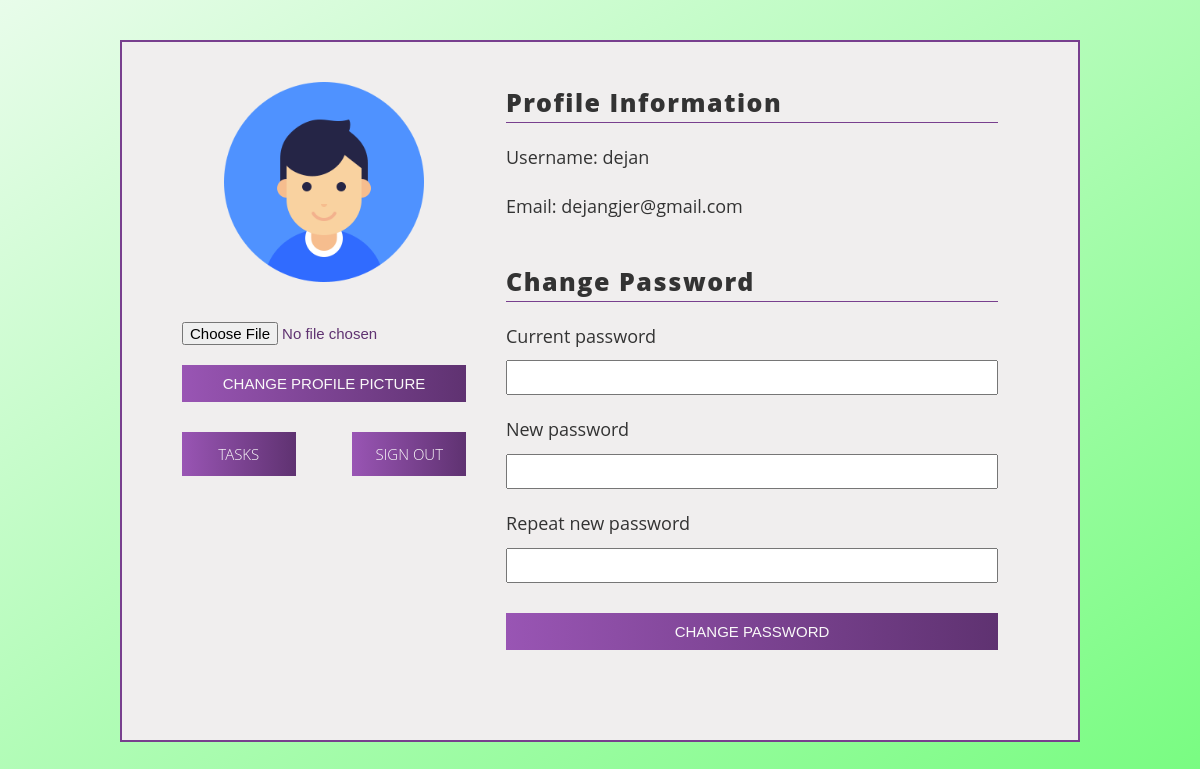
Screenshot of /profile.php (signed in) with the database file from the repository.
### tables this page shows
CREATE TABLE `users` (
  `id` int(11) NOT NULL,
  `username` varchar(50) NOT NULL,
  `password` varchar(255) NOT NULL,
  `email` varchar(100) NOT NULL,
  `image` varchar(200) NOT NULL DEFAULT 'default.png'
);

### db_utils.php (called while the page is built, shortened)
<?php
require_once("classes/User.php");
class Database{
	private $conn;
	public function __construct($configFile = "config.ini") {
		if($config = parse_ini_file($configFile)) {
			$host = $config["host"];
			$database = $config["database"];
			$user = $config["user"];
			$password = $config["password"];
			$this->conn = new PDO("mysql:host=$host;dbname=$database", $user, $password);
		}
		else
			exit("Missing configuration file.");
		$this->conn->setAttribute(PDO::ATTR_ERRMODE, PDO::ERRMODE_EXCEPTION);
	}
	public function getUserById($id){
		$sql = "SELECT * FROM ".TBL_USERS." WHERE ".COL_USERS_ID." = :id";
		$result = null;
		try {
			$st = $this->conn->prepare($sql);
			$st->bindValue(":id", $id);
			$st->execute();
			$match = $st->fetch(PDO::FETCH_ASSOC);
			if(!empty($match)){
				$result = new User($match[COL_USERS_ID], $match[COL_USERS_USERNAME], $match[COL_USERS_PASSWORD], $match[COL_USERS_EMAIL], $match[COL_USERS_IMAGE]);
			}
		} catch (PDOException $e) {
				echo $e->getMessage();
		}
		return $result;
	}
}

### classes/User.php (called while the page is built, shortened)
<?php
class User{
	private $username;
	private $email;
	private $image;
	public function __construct($id, $username, $password, $email, $image="default.png"){
		$this->username = $username;
		$this->email = $email;
		$this->image = $image;
	}
	public function getUsername(){
		return $this->username;
	}
	public function getEmail(){
		return $this->email;
	}
	public function getImage(){
		return $this->image;
	}
}

### profile.php (the view, shortened to what this page needs)
<?php
require_once("db_utils.php");
if(!isset($_SESSION["user_id"])){
	header("Location: /authentication/login.php");
} else {
	$db = new Database();
	$user = $db->getUserById($_SESSION["user_id"]);
?>
<!DOCTYPE html>
<html>
<head>
	<link rel="stylesheet" href="css/profile.css">
</head>
<body>
	<div class="container">
		<div class="div_image">
			<?php
				echo "<img src=\"images/profile_pictures/".$user->getImage()."\">";
			?>
			<form method="POST" enctype="multipart/form-data">
				<input type="file" name="photo" id="photo" value="" />
				<div style="clear: both;">
					<input class="button" type="submit" name="changeImage" value="Change profile picture" />
				</div>
			</form>
			<div class="down">
			<?php
				echo "<a href=\"/index.php\">Tasks</a>";
				echo "<a href=\"/authentication/signout.php\">Sign out</a>";
			?>
			</div>
		</div>
		<div class="div_info">
			<div class="subdiv">
				<h2 class="section_header">Profile Information</h2>
				<?php
					echo "<h2 class=\"text\">Username: ".$user->getUsername()."</h2>";
					echo "<h2 class=\"text\">Email: ".$user->getEmail()."</h2>";
				?>
			</div>
			<div class="subdiv">
				<h2 class="section_header">Change Password</h2>
				<form method="POST">
					<label for="old_password">Current password</label>
					<input type="password" name="old_password" required>
					<label for="new_password">New password</label>
					<input type="password" minlength="5" name="new_password" required>
					<label for="new_password_repeat">Repeat new password</label>
					<input type="password" minlength="5" name="new_password_repeat" required>
					<input type="submit" class="button" name="change_password" value="Change Password">
				</form>
			</div>
		</div>
	</div>
	<?php
	}
	?>
</body>

### css/profile.css (style rules this page uses)
:root { --color-primary: #783F8E; --color-primary-light: #9955B4; --color-primary-dark: #5F3271; --color-grey-dark: #222; --color-grey-dark-1: #333; --color-grey-dark-2: #777; --color-grey-dark-3: #999; --color-grey-light-1: #faf9f9; --color-grey-light-2: #f4f2f2; --color-grey-light-3: #f0eeee; --color-grey-light-4: #ccc; --color-blue: #2980b9; --color-green-light: #74C69D; --color-green: #52B788; --color-green-dark: #40916C; --shadow-dark: 1rem 2rem rgba(#111111, .2); }
* { margin: 0; padding: 0; }
*, *::before, *::after { box-sizing: inherit; }
html { box-sizing: border-box; font-size: 62.5%; }
body { font-family: 'Open Sans', sans-serif; font-weight: 400; line-height: 1.6; color: var(--color-grey-dark); background-image: linear-gradient(to right bottom, #e8fcea, #77fc80); background-size: cover; background-repeat: no-repeat; min-height: 100vh; display: flex; flex-direction: column; }
.container { width: 80%; margin: 4rem auto; padding: 2rem 6rem; box-shadow: var(--shadow-dark); border: 2px solid var(--color-primary); background-color: var(--color-grey-light-3); display: flex; align-items: stretch; }
.div_image { margin: 2rem 0; margin-right: 2rem; display: flex; flex-direction: column; align-items: center; }
.div_image > img { width: 20rem; height: 20rem; margin-bottom: 1rem; display: flex; flex-direction: column; }
.div_image > form { margin-top: 2rem; display: flex; flex-direction: column; }
.div_image > form > input[type=file] { margin: 1rem 0; font-size: 1.5rem; font-weight: 400; color: var(--color-primary-dark); }
.button { padding: 1rem 2rem; font-size: 1.5rem; font-weight: 300; background-image: linear-gradient(to right, var(--color-primary-light), var(--color-primary-dark)); text-transform: uppercase; text-decoration: none; border: none; color: var(--color-grey-light-1); cursor: pointer; margin-top: 1rem; width: 100%; }
.down { margin: 2rem 0; align-self: stretch; display: flex; flex-direction: row; justify-content: space-between; }
.down > a { padding: 1rem 2rem; font-size: 1.5rem; font-weight: 300; text-align: center; background-image: linear-gradient(to right, var(--color-primary-light), var(--color-primary-dark)); text-transform: uppercase; text-decoration: none; border: none; color: var(--color-grey-light-1); cursor: pointer; margin-top: 1rem; width: 40%; }
.div_info { margin: 2rem 2rem; display: flex; flex-direction: column; flex-grow: 1; }
.subdiv { margin-bottom: 3rem; display: flex; flex-direction: column; }
.section_header { font-size: 2.5rem; font-weight: 800; border-bottom: 1px solid var(--color-primary); color: var(--color-grey-dark-1); letter-spacing: 1.5px; margin-bottom: 1rem; }
.text, .subdiv > form > label { margin: 1rem 0; font-size: 1.8rem; font-weight: 400; color: var(--color-grey-dark-1); }
.subdiv > form { display: flex; flex-direction: column; }
.subdiv > form > input[type=password] { padding: .5rem 1rem; font-size: 1.8rem; font-weight: 400; color: var(--color-grey-dark-1); margin-bottom: 1rem; }
.subdiv > form > input[type=submit] { margin: 2rem 0; }

### rows the page displays
users: image (picture), username "dejan", email "dejangjer@gmail.com"
